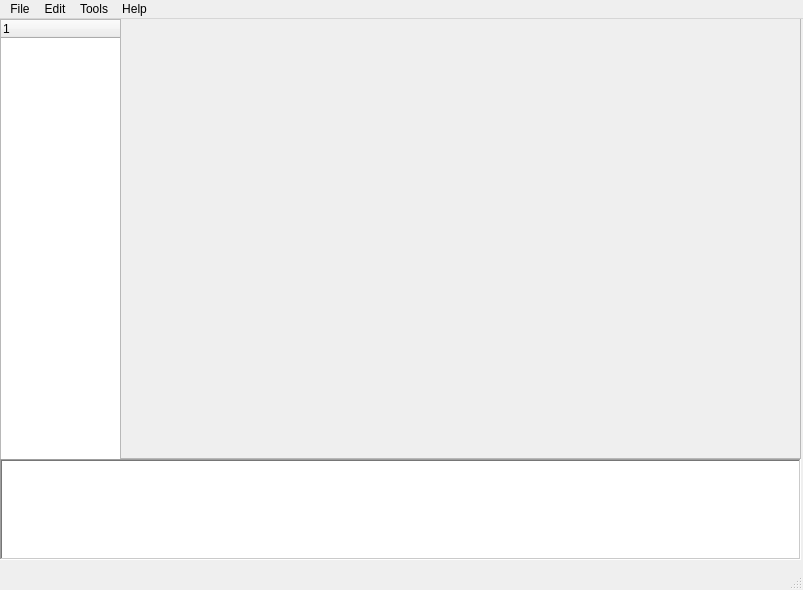
<?xml version="1.0" encoding="UTF-8"?>
<ui version="4.0">
 <class>MainWindow</class>
 <widget class="QMainWindow" name="MainWindow">
  <property name="geometry">
   <rect>
    <x>0</x>
    <y>0</y>
    <width>803</width>
    <height>590</height>
   </rect>
  </property>
  <property name="windowTitle">
   <string>ajKvpro</string>
  </property>
  <widget class="QWidget" name="centralwidget">
   <widget class="QTreeWidget" name="treeWidget_database">
    <property name="geometry">
     <rect>
      <x>0</x>
      <y>0</y>
      <width>121</width>
      <height>441</height>
     </rect>
    </property>
    <column>
     <property name="text">
      <string notr="true">1</string>
     </property>
    </column>
   </widget>
   <widget class="QTextEdit" name="textEdit_Log">
    <property name="geometry">
     <rect>
      <x>0</x>
      <y>440</y>
      <width>801</width>
      <height>101</height>
     </rect>
    </property>
    <property name="frameShape">
     <enum>QFrame::WinPanel</enum>
    </property>
    <property name="readOnly">
     <bool>true</bool>
    </property>
   </widget>
   <widget class="QFrame" name="frame_Info">
    <property name="geometry">
     <rect>
      <x>120</x>
      <y>-1</y>
      <width>681</width>
      <height>441</height>
     </rect>
    </property>
    <property name="frameShape">
     <enum>QFrame::StyledPanel</enum>
    </property>
    <property name="frameShadow">
     <enum>QFrame::Raised</enum>
    </property>
   </widget>
  </widget>
  <widget class="QMenuBar" name="menubar">
   <property name="geometry">
    <rect>
     <x>0</x>
     <y>0</y>
     <width>803</width>
     <height>23</height>
    </rect>
   </property>
   <widget class="QMenu" name="menu_File">
    <property name="title">
     <string>File</string>
    </property>
    <addaction name="action_New"/>
    <addaction name="action_Open"/>
    <addaction name="action_Save"/>
    <addaction name="action_Login"/>
    <addaction name="action_AlterPassword"/>
    <addaction name="action_WriteOff"/>
    <addaction name="separator"/>
    <addaction name="action_Exit"/>
   </widget>
   <widget class="QMenu" name="menu_Edit">
    <property name="title">
     <string>Edit</string>
    </property>
    <addaction name="action_Copy"/>
    <addaction name="action_Cut"/>
    <addaction name="action_Paste"/>
   </widget>
   <widget class="QMenu" name="menu_Tools">
    <property name="title">
     <string>Tools</string>
    </property>
    <addaction name="action_RdomPass"/>
   </widget>
   <widget class="QMenu" name="menu_Help">
    <property name="title">
     <string>Help</string>
    </property>
    <addaction name="action_Used"/>
    <addaction name="action_About"/>
   </widget>
   <addaction name="menu_File"/>
   <addaction name="menu_Edit"/>
   <addaction name="menu_Tools"/>
   <addaction name="menu_Help"/>
  </widget>
  <widget class="QStatusBar" name="statusbar"/>
  <action name="action_New">
   <property name="text">
    <string>New</string>
   </property>
  </action>
  <action name="action_Open">
   <property name="text">
    <string>Open</string>
   </property>
  </action>
  <action name="action_Save">
   <property name="text">
    <string>Save</string>
   </property>
  </action>
  <action name="action_AlterPassword">
   <property name="text">
    <string>AlterPass</string>
   </property>
  </action>
  <action name="action_Login">
   <property name="text">
    <string>Login</string>
   </property>
  </action>
  <action name="action_WriteOff">
   <property name="text">
    <string>WriteOff</string>
   </property>
  </action>
  <action name="action_Exit">
   <property name="text">
    <string>Exit</string>
   </property>
  </action>
  <action name="action_Copy">
   <property name="text">
    <string>_Copy</string>
   </property>
  </action>
  <action name="action_Cut">
   <property name="text">
    <string>_Cut</string>
   </property>
  </action>
  <action name="action_Paste">
   <property name="text">
    <string>Paste</string>
   </property>
  </action>
  <action name="action_RdomPass">
   <property name="text">
    <string>RdomPass</string>
   </property>
  </action>
  <action name="action_Used">
   <property name="text">
    <string>Direction</string>
   </property>
  </action>
  <action name="action_UpdateCheck">
   <property name="text">
    <string>Update</string>
   </property>
  </action>
  <action name="action_About">
   <property name="text">
    <string>About</string>
   </property>
  </action>
 </widget>
 <resources/>
 <connections/>
</ui>
